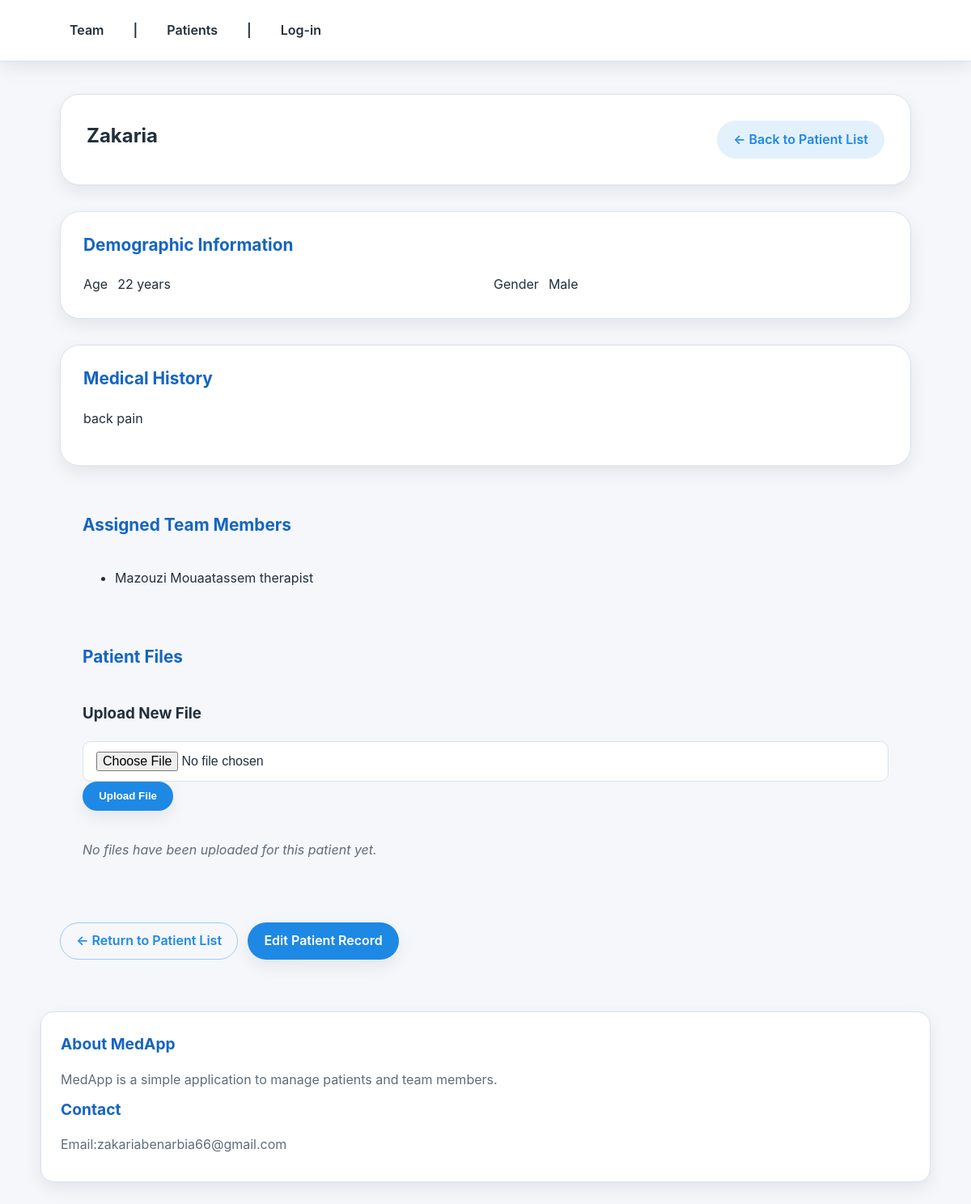
Before: /medapp/patients/1/ with the older database file.
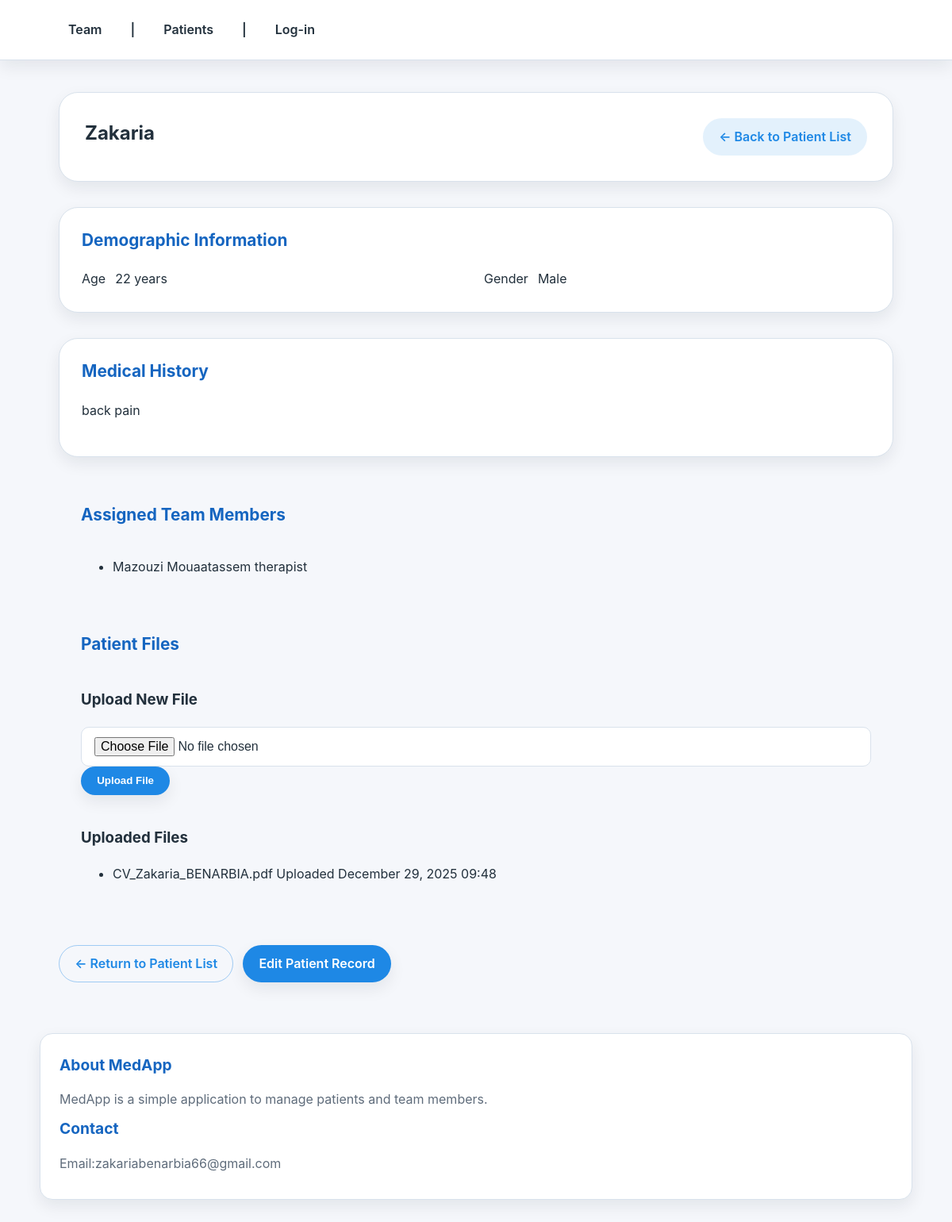
After: the same page with the newer database file.
### medapp/models.py (models this page shows, shortened)
class Patient(models.Model):
    name = models.CharField(max_length=100)
    age = models.IntegerField()
    GENDER_CHOICES = [
    ('Male', 'Male'),
    ('Female', 'Female'),
]
    gender = models.CharField(max_length=6, choices=GENDER_CHOICES, default='Male')
    medical_history = models.TextField(blank=True)
    assigned_to = models.ManyToManyField(TeamMember, related_name='patients')  # Allows multiple practitioners

class TeamMember(models.Model):
    name = models.CharField(max_length=100)
    email = models.EmailField()
    role = models.CharField(max_length=50)
    phone = models.CharField(max_length=20)
    password = models.CharField(max_length=128, blank=True, help_text="Set the login password for this team member")
    user = models.OneToOneField(User, null=True, blank=True, on_delete=models.CASCADE, related_name='team_member')

class PatientFile(models.Model):
    patient = models.ForeignKey(Patient, on_delete=models.CASCADE)
    file = models.FileField(upload_to='patient_files/')  # Stores files in media/patient_files/
    uploaded_at = models.DateTimeField(auto_now_add=True) # Timestamp of upload
    uploaded_by = models.ForeignKey(TeamMember, on_delete=models.SET_NULL, null=True)

### medapp/views.py (the view)
# urls.py: path("patients/<int:pk>/", views.patient_detail, name="patient_detail"),
def patient_detail(request, pk):
    patient = get_object_or_404(Patient, pk=pk)
    files = PatientFile.objects.filter(patient=patient).order_by("-uploaded_at")
    practitioners = patient.assigned_to.all()
    if request.method == "POST":
        form = PatientFileForm(request.POST, request.FILES)
        if form.is_valid():
            patient_file = form.save(commit=False)
            patient_file.patient = patient
            patient_file.uploaded_by = request.user.team_member if hasattr(request.user, 'team_member') else None
            patient_file.save()
            return redirect("medapp:patient_detail", pk=patient.pk)
    else:
        form = PatientFileForm()
    return render(
        request,
        "medapp/patient/patient_detail.html",
        {"patient": patient, "files": files, "practitioners": practitioners, "file_form": form},
    )

### medapp/forms.py
class PatientFileForm(forms.ModelForm):
    class Meta:
        model = PatientFile
        fields = ["file"]
        widgets = {
            "file": forms.FileInput(attrs={"class": "input-field"}),
        }

### medapp/templates/medapp/patient/patient_detail.html (shortened to what this page needs)
{% extends "medapp/base.html" %}
{% block content %}
<div class="patient-detail-container">
    <div class="patient-header">
        <h1 class="patient-name">{{ patient.name }}</h1>
        <div class="patient-actions">
            <a href="{% url 'medapp:patient_list' %}" class="btn btn-secondary">
                ← Back to Patient List
            </a>
        </div>
    </div>
    <div class="patient-info-card">
        <div class="card-header">
            <h2>Demographic Information</h2>
        </div>
        <div class="card-body">
            <div class="info-grid">
                <div class="info-item">
                    <label>Age</label>
                    <span class="info-value">{{ patient.age }} years</span>
                </div>
                <div class="info-item">
                    <label>Gender</label>
                    <span class="info-value">{{ patient.gender }}</span>
                </div>
            </div>
        </div>
    </div>
    <div class="patient-medical-card">
        <div class="card-header">
            <h2>Medical History</h2>
        </div>
        <div class="card-body">
            {% if patient.medical_history %}
                <div class="medical-history-content">
                    {{ patient.medical_history|linebreaks }}
                </div>
            {% else %}
                <p class="no-data">No medical history recorded</p>
            {% endif %}
        </div>
    </div>
    <div class="patient-relations-grid">
        <div class="patient-practitioners-card">
            <div class="card-header">
                <h2>Assigned Team Members</h2>
            </div>
            <div class="card-body">
                {% if practitioners %}
                    <ul class="relation-list">
                        {% for member in practitioners %}
                            <li class="relation-item">
                                <span class="relation-name">{{ member.name }}</span>
                                <span class="relation-role">{{ member.role }}</span>
                            </li>
                        {% endfor %}
                    </ul>
                {% else %}
                    <p class="no-data">No team members are currently assigned to this patient.</p>
                {% endif %}
            </div>
        </div>
        <div class="patient-files-card">
            <div class="card-header">
                <h2>Patient Files</h2>
            </div>
            <div class="card-body">
                <div class="file-upload-section">
                    <h3>Upload New File</h3>
                    <form method="post" enctype="multipart/form-data" class="file-upload-form">
                        <div class="form-group">
                            {{ file_form.file }}
                        </div>
                        <button type="submit" class="btn btn-primary">Upload File</button>
                    </form>
                </div>
                <div class="file-list-section">
                    {% if files %}
                        <h3>Uploaded Files</h3>
                        <ul class="file-list">
                            {% for f in files %}
                                <li class="file-item">
                                    <a href="{% url 'medapp:patient_file_download' f.id %}" class="file-link" target="_blank">
                                        <span class="file-name">
                                            {{ f.file.name|cut:"patient_files/" }}
                                        </span>
                                    </a>
                                    <span class="file-meta">
                                        Uploaded {{ f.uploaded_at|date:"F j, Y H:i" }}
                                    </span>
                                </li>
                            {% endfor %}
                        </ul>
                    {% else %}
                        <p class="no-data">No files have been uploaded for this patient yet.</p>
                    {% endif %}
                </div>
            </div>
        </div>
    </div>
    <div class="navigation-actions">
        <a href="{% url 'medapp:patient_list' %}" class="btn btn-outline">
            ← Return to Patient List
        </a>
        <a href="{% url 'medapp:patient_edit' patient.id %}" class="btn btn-primary">
            Edit Patient Record
        </a>
    </div>
</div>
{% endblock %}

### medapp/templates/medapp/base.html (shortened to what this page needs)
{% load static %}
<!DOCTYPE html>
<html>
<head>
  <link href="{% static "medapp/statistics/style.css" %}" rel="stylesheet">
</head>
<body>
  <header>
    <nav>
      <a href="{% url 'medapp:team_member_list' %}">Team</a> |
      <a href="{% url 'medapp:patient_list' %}">Patients</a>
      |
      <span class="user">
      {% if request.user.is_authenticated %}
        Hello {{ request.user.first_name|default:request.user.username }},
        <form action="{% url 'logout' %}" method="post" style="display:inline;margin-left:0.5rem;">
          {% csrf_token %}
          <button type="submit" style="background:none;border:none;color:inherit;cursor:pointer;padding:0;font:inherit;text-decoration:underline;">Logout</button>
        </form>
      {% else %}
        <a href="{% url 'login' %}">Log-in</a>
      {% endif %}
      </span>
    </nav>
  </header>
  <div id="content">
    {% block content %}
    {% endblock %}
  </div>
  <div id="sidebar">
    <h2>About MedApp</h2>
    <p>MedApp is a simple application to manage patients and team members.</p>
    <h2>Contact</h2>
    <p>Email:zakariabenarbia66@gmail.com</p>
  </div>
</body>
</html>

### medapp/static/medapp/statistics/style.css (style rules this page uses)
:root { --color-primary: #1e88e5; --color-primary-dark: #1565c0; --color-secondary: #26a69a; --color-accent: #ffb74d; --color-bg: #f5f7fb; --color-surface: #ffffff; --color-border: #d9e2ec; --color-text: #22303c; --color-muted: #5f6c7b; --shadow-sm: 0 8px 20px rgba(15, 23, 42, 0.08); --shadow-lg: 0 20px 40px rgba(15, 23, 42, 0.12); --radius-sm: 10px; --radius-md: 16px; --radius-lg: 24px; --transition-fast: 150ms ease; --transition-slow: 300ms ease; font-size: 16px; }
*, *::before, *::after { box-sizing: border-box; }
body { margin: 0; min-height: 100vh; font-family: 'Inter', 'Segoe UI', sans-serif; background: var(--color-bg); color: var(--color-text); line-height: 1.6; }
a { color: inherit; text-decoration: none; }
header { background: var(--color-surface); border-bottom: 1px solid var(--color-border); box-shadow: var(--shadow-sm); position: sticky; top: 0; z-index: 10; }
header nav { max-width: 1100px; margin: 0 auto; padding: 1.2rem 1.5rem; display: flex; justify-content: flex-start; align-items: center; gap: 1.5rem; font-weight: 600; }
header nav a { color: var(--color-text); padding: 0.35rem 0.75rem; border-radius: 999px; transition: background var(--transition-fast), color var(--transition-fast); }
#content, #sidebar { padding: 1.5rem; }
body > #content { max-width: 1100px; margin: 0 auto; padding: 2.5rem 1.5rem 4rem; }
#sidebar { max-width: 1100px; margin: 0 auto 3rem; background: var(--color-surface); border: 1px solid var(--color-border); border-radius: var(--radius-md); box-shadow: var(--shadow-sm); }
#sidebar h2 { margin-top: 0; font-size: 1.2rem; color: var(--color-primary-dark); }
#sidebar p { margin: 0.5rem 0; color: var(--color-muted); }
.btn { display: inline-flex; align-items: center; justify-content: center; padding: 0.6rem 1.2rem; border-radius: 999px; font-weight: 600; border: 1px solid transparent; cursor: pointer; transition: transform var(--transition-fast), box-shadow var(--transition-fast), background var(--transition-fast); }
.btn-primary { background: var(--color-primary); color: #fff; box-shadow: var(--shadow-sm); }
.btn-secondary { background: rgba(30, 136, 229, 0.12); color: var(--color-primary); }
.btn-outline { background: transparent; color: var(--color-primary); border-color: rgba(30, 136, 229, 0.4); }
.member-name, .patient-name { margin: 0; font-size: 1.5rem; }
.summary-content, .meta-value, .info-value { color: var(--color-text); }
.member-card-footer, .patient-card-footer, .navigation-actions { display: flex; align-items: center; gap: 0.75rem; }
.team-member-detail-container, .patient-detail-container { display: flex; flex-direction: column; gap: 2rem; }
.member-header, .patient-header { display: flex; justify-content: space-between; align-items: flex-start; gap: 1.5rem; background: var(--color-surface); border: 1px solid var(--color-border); border-radius: var(--radius-lg); padding: 2rem; box-shadow: var(--shadow-sm); }
.profile-card, .bio-card, .patient-info-card, .patient-medical-card { background: var(--color-surface); border: 1px solid var(--color-border); border-radius: var(--radius-lg); box-shadow: var(--shadow-sm); }
.card-header { padding: 1.5rem 1.75rem 0; }
.card-header h2 { margin: 0; font-size: 1.3rem; color: var(--color-primary-dark); }
.card-body { padding: 1.25rem 1.75rem 1.75rem; display: flex; flex-direction: column; gap: 1.25rem; }
.info-grid { display: grid; grid-template-columns: repeat(auto-fit, minmax(240px, 1fr)); gap: 1.25rem; }
.info-item { display: flex; align-items: flex-start; gap: 0.75rem; }
.medical-history-content { color: var(--color-text); line-height: 1.7; }
.medical-history-content p { margin-top: 0; }
.input-field { width: 100%; padding: 0.75rem 1rem; border-radius: var(--radius-sm); border: 1px solid var(--color-border); font-size: 1rem; background: #fff; transition: border-color var(--transition-fast), box-shadow var(--transition-fast); }

Changed rows visible on the page:
added PatientFile: file.name "CV_Zakaria_BENARBIA.pdf", uploaded_at "December 29, 2025 09:48"
Other visible differences:
text no longer shown: "No files have been uploaded for this patient yet."
text now shown: "Uploaded Files"
